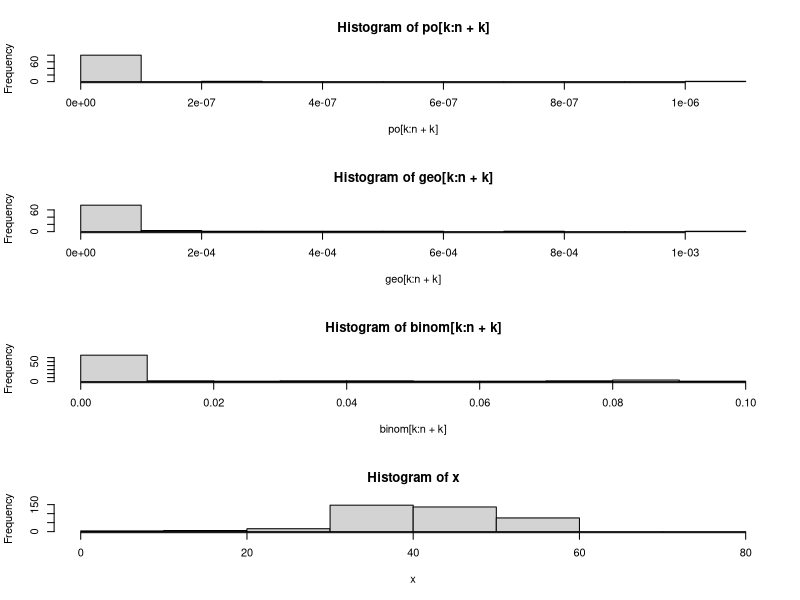

Reproduce this figure in R.
a1=function(lambda,p,k,n)
{
  po=dpois(0:n,lambda)
  geo=dgeom(0:n,p)
  binom=dbinom(0:n,n+1,p);
  par(mfrow=c(4,1))
  hist(po[k:n+k])
  hist(geo[k:n+k])
  hist(binom[k:n+k])
}

a2a=function(x)
{
  y=vector()
  y[1]=median(x)
  y[2]=mean(x)
  y[3]=sd(x)
  y[4]=as.vector(quantile(x))[1+1]
  y[5]=as.vector(quantile(x))[1+2]
  y[6]=as.vector(quantile(x))[1+3]
  return (y)
}

a2b=function(x)
{
  n=length(x)
  medie=sum(x)/n
  s=sd(x)
  left=medie-s*2
  right=medie+s*2
  y=vector()
  l=0
  for(i in 1:n) 
    if(x[i]-left>0 || x[i]-right<0) 
    {
      l=l+1
      y[l]=x[i]
    }
  return (y)
}

a2c=function(y) 
{
  x=a2b(y)
  interval=seq(0,80,10)
  interval[1]=0
  hist(x,breaks=interval,freq=T,right=T)
}

temaA=function()
{
  a1(5,0.25,10,100)
  x=scan("input.txt")
  
  cat(a2a(x))

  cat(a2b(x))
  
  a2c(x)
}
temaA()

